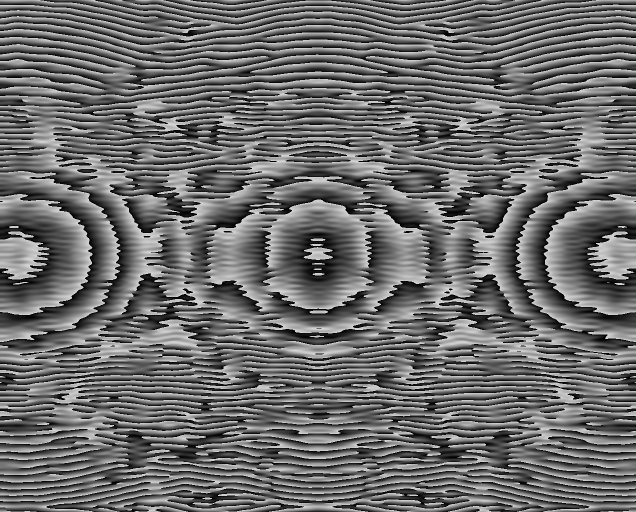
#> input picture test_4.bmp, 1272 x 1024 px (shown at 1/2 size)
$ python -i multi_scale_spot_detector.py   (imports and definitions only)
#> lines starting #> are read from the running program, lines starting #| are printed output that depends on the picture; after the words box and inside, x2 and y2 are one past the last pixel; in counts of white or black regions, pixels touching at a corner belong together
"""
Multi-Scale Spot Detector - 多尺度光斑检测器

Inspired by:
- DeepTrack2 (DeepTrackAI): Multi-scale feature pyramid for particle detection
- YOLOv11 (Ultralytics): Multi-scale detection heads with PANet
- EfficientDet (Google): BiFPN cross-scale feature fusion

Core Innovation:
- 多尺度特征金字塔检测，适应不同大小的光斑
- 跨尺度特征融合 (BiFPN-like)，提升小光斑检测率
- 自适应尺度选择，根据历史检测自动选择最优尺度
- 纯 numpy+cv2 实现，零外部依赖
"""

from __future__ import annotations

from collections import deque
from dataclasses import dataclass, field
from typing import Deque, List, Optional, Tuple

import cv2
import numpy as np


@dataclass
class MultiScaleDetectorConfig:
    """多尺度检测器配置"""
    # 检测尺度列表 (高斯模糊核大小)
    scales: Tuple[int, ...] = (3, 7, 15, 25)
    # 每个尺度的最小斑点面积
    min_areas: Tuple[int, ...] = (10, 30, 100, 300)
    # 每个尺度的最大斑点面积
    max_areas: Tuple[int, ...] = (500, 2000, 8000, 30000)
    # 跨尺度融合权重 (越大越信任大尺度)
    scale_fusion_weights: Tuple[float, ...] = (0.2, 0.3, 0.3, 0.2)
    # 自适应尺度选择的历史窗口
    adaptive_history_length: int = 20
    # 置信度阈值
    confidence_threshold: float = 0.3
    # 非极大值抑制 IoU 阈值
    nms_iou_threshold: float = 0.5
    # 是否启用自适应尺度
    adaptive_scale_enabled: bool = True


@dataclass
class MultiScaleDetectionResult:
    """多尺度检测结果"""
    center: Optional[Tuple[float, float]]
    confidence: float
    best_scale: int  # 最优尺度索引
    scale_scores: List[float]  # 各尺度置信度
    all_detections: List[Tuple[float, float, float]]  # (x, y, conf)
    fusion_map: Optional[np.ndarray] = None  # 融合响应图


class MultiScaleSpotDetector:
    """多尺度光斑检测器

    使用多尺度特征金字塔检测不同大小的光斑，
    通过跨尺度融合提升检测鲁棒性。

    Inspired by DeepTrack2's multi-scale particle detection and
    YOLOv11's feature pyramid network.
    """

    def __init__(self, config: Optional[MultiScaleDetectorConfig] = None):
        self.config = config or MultiScaleDetectorConfig()
        self._scale_history: Deque[int] = deque(maxlen=self.config.adaptive_history_length)
        self._prev_detections: Deque[MultiScaleDetectionResult] = deque(maxlen=5)

    def reset(self) -> None:
        """重置检测器状态"""
        self._scale_history.clear()
        self._prev_detections.clear()

    def _detect_at_scale(
        self, gray: np.ndarray, scale_idx: int
    ) -> List[Tuple[float, float, float]]:
        """在指定尺度上检测光斑

        Args:
            gray: 灰度图像
            scale_idx: 尺度索引

        Returns:
            检测结果列表 [(x, y, confidence), ...]
        """
        ksize = self.config.scales[scale_idx]
        min_area = self.config.min_areas[scale_idx]
        max_area = self.config.max_areas[scale_idx]

        # 多尺度预处理
        blurred = cv2.GaussianBlur(gray, (ksize, ksize), 0)

        # 自适应阈值检测
        binary = cv2.adaptiveThreshold(
            blurred, 255, cv2.ADAPTIVE_THRESH_GAUSSIAN_C,
            cv2.THRESH_BINARY, ksize * 2 + 1, -5
        )

        # 形态学操作去噪
        kernel = cv2.getStructuringElement(cv2.MORPH_ELLIPSE, (3, 3))
        binary = cv2.morphologyEx(binary, cv2.MORPH_OPEN, kernel, iterations=2)
        binary = cv2.morphologyEx(binary, cv2.MORPH_CLOSE, kernel, iterations=1)

        # 连通域分析
        contours, _ = cv2.findContours(binary, cv2.RETR_EXTERNAL, cv2.CHAIN_APPROX_SIMPLE)

        detections = []
        for cnt in contours:
            area = cv2.contourArea(cnt)
            if area < min_area or area > max_area:
                continue

            M = cv2.moments(cnt)
            if M["m00"] < 1e-6:
                continue

            cx = M["m10"] / M["m00"]
            cy = M["m01"] / M["m00"]

            # 计算置信度: 基于圆度和对比度
            perimeter = cv2.arcLength(cnt, True)
            if perimeter > 0:
                circularity = 4 * np.pi * area / (perimeter * perimeter)
            else:
                circularity = 0.0

            # 局部对比度
            mask = np.zeros_like(gray)
            cv2.drawContours(mask, [cnt], -1, 255, -1)
            mean_val = cv2.mean(gray, mask=mask)[0]
            bg_mask = cv2.bitwise_not(mask)
            if np.count_nonzero(bg_mask) > 0:
                bg_mean = cv2.mean(gray, mask=bg_mask)[0]
                contrast = max(0, (mean_val - bg_mean) / (bg_mean + 1e-6))
            else:
                contrast = 0.0

            confidence = 0.4 * min(1.0, circularity) + 0.6 * min(1.0, contrast / 2.0)
            detections.append((cx, cy, confidence))

        return detections

    def _build_fusion_map(
        self, gray: np.ndarray, scale_detections: List[List[Tuple[float, float, float]]]
    ) -> np.ndarray:
        """构建跨尺度融合响应图 (BiFPN-like)

        Args:
            gray: 灰度图像
            scale_detections: 各尺度检测结果

        Returns:
            融合响应图
        """
        h, w = gray.shape
        fusion = np.zeros((h, w), dtype=np.float32)

        for scale_idx, dets in enumerate(scale_detections):
            weight = self.config.scale_fusion_weights[scale_idx]
            for cx, cy, conf in dets:
                # 高斯响应核
                radius = int(self.config.scales[scale_idx] * 1.5)
                y_min = max(0, int(cy) - radius)
                y_max = min(h, int(cy) + radius + 1)
                x_min = max(0, int(cx) - radius)
                x_max = min(w, int(cx) + radius + 1)

                yy, xx = np.mgrid[y_min:y_max, x_min:x_max]
                gaussian = np.exp(-((xx - cx) ** 2 + (yy - cy) ** 2) / (2 * (radius / 2) ** 2))
                fusion[y_min:y_max, x_min:x_max] += weight * conf * gaussian

        return fusion

    def _non_max_suppression(
        self, detections: List[Tuple[float, float, float]], iou_threshold: float
    ) -> List[Tuple[float, float, float]]:
        """非极大值抑制"""
        if not detections:
            return []

        # 按置信度排序
        dets = sorted(detections, key=lambda x: x[2], reverse=True)
        kept = []

        while dets:
            best = dets.pop(0)
            kept.append(best)
            dets = [
                d for d in dets
                if np.sqrt((d[0] - best[0]) ** 2 + (d[1] - best[1]) ** 2) > 10
            ]

        return kept

    def _select_adaptive_scale(self) -> Optional[int]:
        """根据历史检测自适应选择最优尺度"""
        if len(self._scale_history) < 3:
            return None

        # 统计最近检测中最常出现的尺度
        scale_counts = [0] * len(self.config.scales)
        for s in self._scale_history:
            scale_counts[s] += 1

        return int(np.argmax(scale_counts))

    def detect(self, frame: np.ndarray) -> MultiScaleDetectionResult:
        """执行多尺度光斑检测

        Args:
            frame: BGR 或灰度图像

        Returns:
            MultiScaleDetectionResult 检测结果
        """
        if len(frame.shape) == 3:
            gray = cv2.cvtColor(frame, cv2.COLOR_BGR2GRAY)
        else:
            gray = frame.copy()

        # 自适应尺度选择
        preferred_scale = None
        if self.config.adaptive_scale_enabled:
            preferred_scale = self._select_adaptive_scale()

        # 多尺度检测
        scale_detections = []
        scale_scores = []
        for i in range(len(self.config.scales)):
            dets = self._detect_at_scale(gray, i)
            scale_detections.append(dets)
            max_conf = max((d[2] for d in dets), default=0.0)
            scale_scores.append(max_conf)

        # 构建融合响应图
        fusion_map = self._build_fusion_map(gray, scale_detections)

        # 跨尺度融合：合并所有检测结果
        all_dets = []
        for i, dets in enumerate(scale_detections):
            weight = self.config.scale_fusion_weights[i]
            if preferred_scale is not None and i != preferred_scale:
                weight *= 0.7  # 降低非偏好尺度的权重
            for cx, cy, conf in dets:
                all_dets.append((cx, cy, conf * weight))

        # NMS
        all_dets = self._non_max_suppression(all_dets, self.config.nms_iou_threshold)

        # 选择最佳检测
        if all_dets and all_dets[0][2] >= self.config.confidence_threshold:
            best = all_dets[0]
            best_scale = int(np.argmax(scale_scores))
            self._scale_history.append(best_scale)

            result = MultiScaleDetectionResult(
                center=(best[0], best[1]),
                confidence=best[2],
                best_scale=best_scale,
                scale_scores=scale_scores,
                all_detections=all_dets,
                fusion_map=fusion_map,
            )
        else:
            result = MultiScaleDetectionResult(
                center=None,
                confidence=0.0,
                best_scale=-1,
                scale_scores=scale_scores,
                all_detections=all_dets,
                fusion_map=fusion_map,
            )

        self._prev_detections.append(result)
        return result

    def get_diagnostics(self) -> dict:
        """获取检测器诊断信息"""
        return {
            "scale_history": list(self._scale_history),
            "preferred_scale": self._select_adaptive_scale(),
            "num_prev_detections": len(self._prev_detections),
            "scales": self.config.scales,
        }

>>> import cv2
>>> picture = cv2.imread('../test_4.bmp')
#> picture is the input picture: shape (1024, 1272, 3); min 0, max 213, mean 107.6
>>> result = MultiScaleSpotDetector().detect(picture)
#> the loop in detect, `for i in range(len(self.config.scales)):` made 4 passes
#> max_conf on passes 1 to 4: 0.641, 0.581, 0.501, 0.46
#> pass 1, in _detect_at_scale, `binary = cv2.adaptiveThreshold( blurred, 255, cv2.ADAPTIVE_THRESH_GAUS..`:
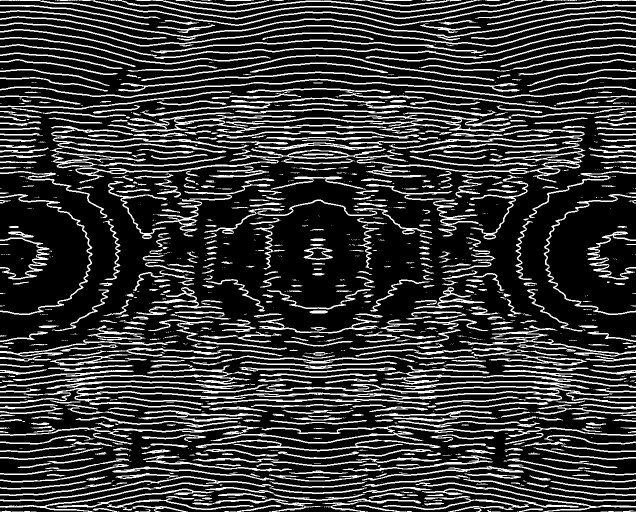
#> binary: shape (1024, 1272) (shown at 1/2 size); 21.5% white; 1397 white regions (733 under 20 px), largest, box (x1, y1, x2, y2) and area: (512, 768, 1272, 808) 5704, (452, 225, 1056, 264) 4839, (226, 851, 1049, 887) 4542
#> pass 1, in _detect_at_scale, `binary = cv2.morphologyEx(binary, cv2.MORPH_OPEN, kernel, iterations=2)`:
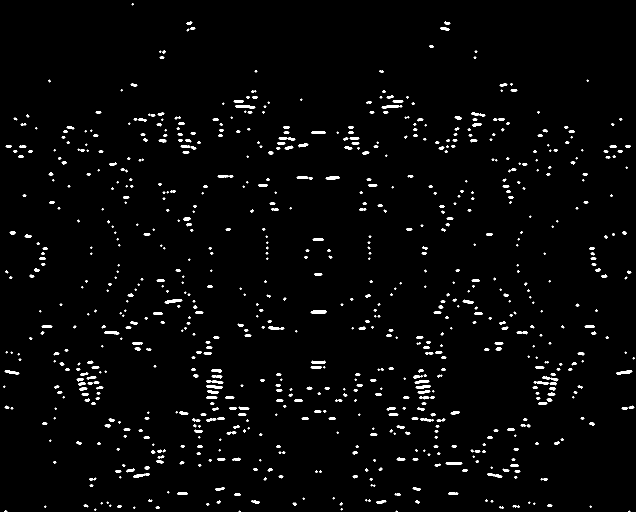
#> binary: shape (1024, 1272) (shown at 1/2 size); 2.4% white; 793 white regions (263 under 20 px), largest, box (x1, y1, x2, y2) and area: (470, 210, 511, 217) 198, (763, 210, 805, 217) 196, (329, 598, 365, 607) 191
#> after the loop in detect, `for i in range(len(self.config.scales)):`: scale_detections = 4 items; scale_scores = [0.641, 0.581, 0.501, 0.46]
#> the loop in _build_fusion_map, `for scale_idx, dets in enumerate(scale_detections):` made 4 passes
#> weight on passes 1 to 4: 0.2, 0.3, 0.3, 0.2
#> after the loop in _build_fusion_map, `for scale_idx, dets in enumerate(scale_detections):`:
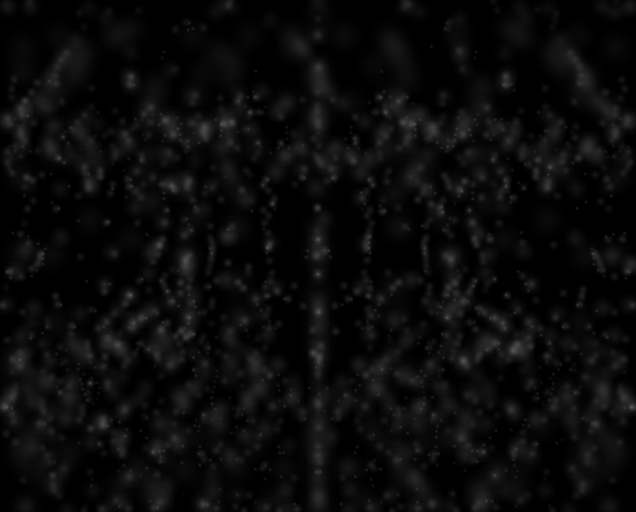
#> fusion: shape (1024, 1272) float32 (shown at 1/2 size); min 0, max 0.357, mean 0.0424
#> the loop in detect, `for i, dets in enumerate(scale_detections):` made 4 passes
#> after the loop in detect, `for i, dets in enumerate(scale_detections):`: all_dets = 2192 items, first 6: (315, 1015, 0.109), (1002.7, 1014.6, 0.0373), (1031.9, 1012.4, 0.0656), (238.5, 1012.4, 0.0936), (1099, 1011, 0.0751), (171.5, 1011.2, 0.0613)
#> in _non_max_suppression, `dets = sorted(detections, key=lambda x: x[2], reverse=True)`: dets = 2192 items, first 6: (536.5, 495.5, 0.174), (625.6, 706.2, 0.172), (318.9, 489.8, 0.163), (180, 766, 0.161), (53.26, 354.4, 0.161), (980, 478, 0.161)
#> the loop in _non_max_suppression, `while dets:` made 1646 passes
#> after the loop in _non_max_suppression, `while dets:`: dets = []; kept = 1646 items, first 6: (536.5, 495.5, 0.174), (625.6, 706.2, 0.172), (318.9, 489.8, 0.163), (180, 766, 0.161), (53.26, 354.4, 0.161), (980, 478, 0.161)
#> in detect, `all_dets = self._non_max_suppression(all_dets, self.config.nms_iou_thr..`: all_dets has the same summary as kept in _non_max_suppression

$ run again, on Hamamatsu_Fresnel_3Spots_1272x1024.bmp
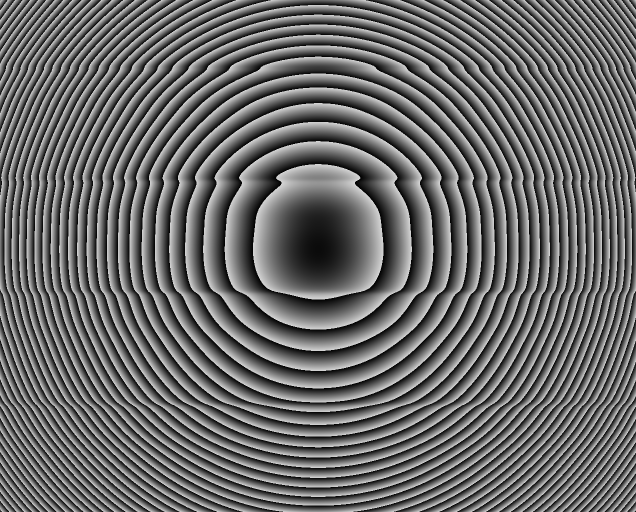
#> input picture Hamamatsu_Fresnel_3Spots_1272x1024.bmp, 1272 x 1024 px (shown at 1/2 size)
#> picture is the input picture: shape (1024, 1272, 3); min 0, max 213, mean 105.8
#> the loop in detect, `for i in range(len(self.config.scales)):` made 4 passes
#> max_conf on passes 2 to 4: 0.336, 0.282, 0.18
#> pass 1, in _detect_at_scale, `binary = cv2.adaptiveThreshold( blurred, 255, cv2.ADAPTIVE_THRESH_GAUS..`:
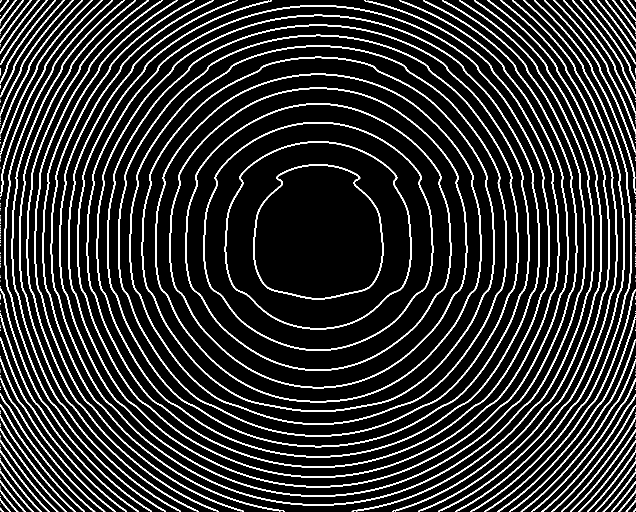
#> binary: shape (1024, 1272) (shown at 1/2 size); 14.7% white in thin lines or dots
#> after the loop in detect, `for i in range(len(self.config.scales)):`: scale_detections = 4 items; scale_scores = [0, 0.336, 0.282, 0.18]
#> the loop in _build_fusion_map, `for scale_idx, dets in enumerate(scale_detections):` made 4 passes
#> weight on passes 2 to 4: 0.3, 0.3, 0.2
#> after the loop in _build_fusion_map, `for scale_idx, dets in enumerate(scale_detections):`:
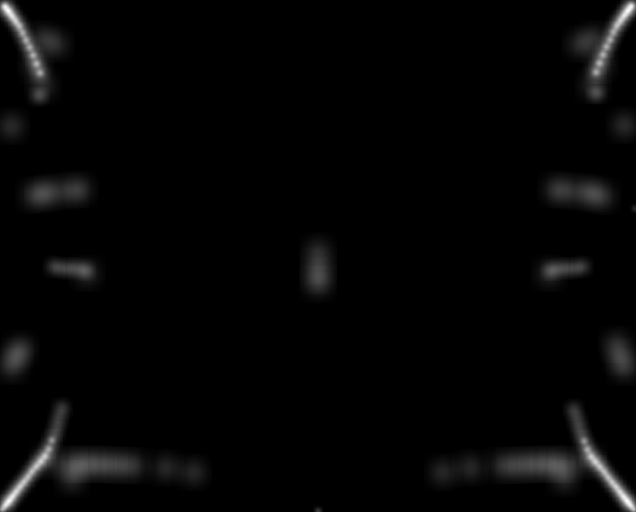
#> fusion: shape (1024, 1272) float32 (shown at 1/2 size); min 0, max 0.231, mean 0.00491; drawn with min black and max white
#> the loop in detect, `for i, dets in enumerate(scale_detections):` made 4 passes
#> after the loop in detect, `for i, dets in enumerate(scale_detections):`: all_dets = 170 items, first 6: (636, 1021.9, 0.0516), (1267.8, 1019.3, 0.101), (3.63, 1018.9, 0.0951), (1261.2, 1010.7, 0.0794), (10.44, 1010.2, 0.0779), (1253.9, 1002, 0.0708)
#> in _non_max_suppression, `dets = sorted(detections, key=lambda x: x[2], reverse=True)`: dets = 170 items, first 6: (1267.8, 1019.3, 0.101), (3.63, 1018.9, 0.0951), (1262.5, 11.48, 0.0847), (1262.4, 11.3, 0.0831), (8.95, 12.2, 0.0814), (8.91, 12.33, 0.0805)
#> the loop in _non_max_suppression, `while dets:` made 118 passes
#> after the loop in _non_max_suppression, `while dets:`: dets = []; kept = 118 items, first 6: (1267.8, 1019.3, 0.101), (3.63, 1018.9, 0.0951), (1262.5, 11.48, 0.0847), (8.95, 12.2, 0.0814), (1261.2, 1010.7, 0.0794), (10.44, 1010.2, 0.0779)
#> in detect, `all_dets = self._non_max_suppression(all_dets, self.config.nms_iou_thr..`: all_dets has the same summary as kept in _non_max_suppression
